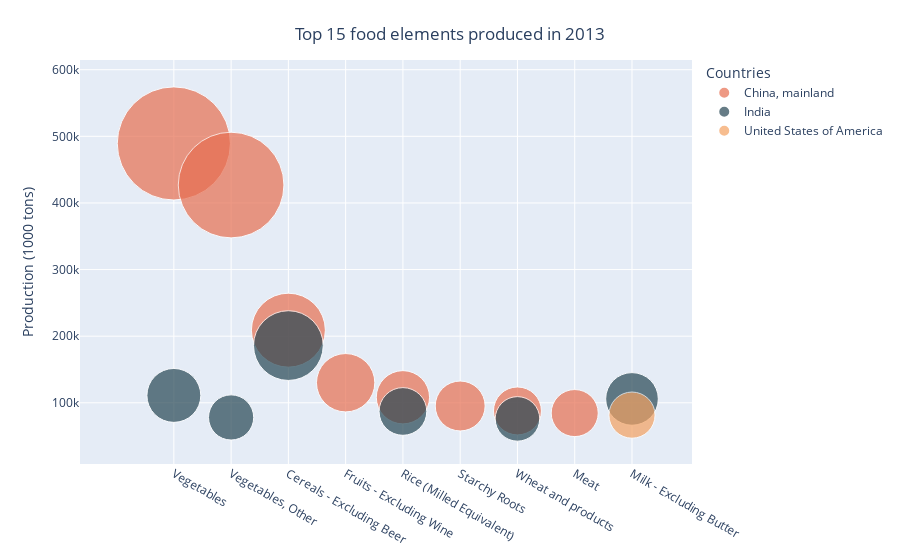

The code cell stored with this chart in its notebook:
### Markdown cell above
It is evident that over time, food production has not only been greater than feed production, but its growth rate has also been much higher. In just over 50 years, feed production has roughly doubled, whereas food production has more than tripled.

For the next analysis, I will focus on 2013, the last year in the dataset. I plan to create two separate graphs—one for food and one for feed—to highlight the 15 elements with the highest production and the countries that produced them.

### Code cell
# Create a filter for 'Food' related elements
filter_item = df_prod.element == 'Food'

# Create a filter for '2013' production year
filter_year = df_prod.years == '2013'

# Create a dataframe subset with conditions imposed by filters and with columns concerning food, countries and production values
food_2013 = df_prod.loc[(filter_item) & (filter_year), ['item', 'country_name', 'production']]

# Sort values in decreasing order and select the first 15 elements
food_2013 = food_2013.sort_values(by='production', ascending=False).reset_index(drop=True).head(15)

fig = px.scatter(
    food_2013, 
    x='item',
    y='production',

    size='production',
    size_max=80,
    
    color='country_name',
    color_discrete_map={
        'China, mainland': '#e76f51',
        'United States of America': '#f4a261',
        'India': '#264653'},

    hover_name='country_name',
    hover_data=dict(country_name = False),

    labels=dict(
        item='Item',
        production='Production'))

fig.update_layout(
    title = 'Top 15 food elements produced in 2013',
    title_x = 0.5,
    title_y = 0.95,
    title_xanchor='center',
    title_yanchor='top',

    legend_title_text='Countries',
    legend_title_side = 'top',
    showlegend= True,
    legend_itemclick='toggle',

    yaxis = dict(title='Production (1000 tons)'),
    xaxis = dict(title=None))

fig.show()

### Figure 1 — Plotly figure (JSON) as saved in the notebook; plotly's stock layout.template omitted (floating-point values rounded to 4 significant figures)
{"data": [{"customdata": [["China, mainland"], ["China, mainland"], ["China, mainland"], ["China, mainland"], ["China, mainland"], ["China, mainland"], ["China, mainland"], ["China, mainland"]], "hovertemplate": "<b>%{hovertext}</b><br><br>Item=%{x}<br>Production=%{marker.size}<extra></extra>", "hovertext": ["China, mainland", "China, mainland", "China, mainland", "China, mainland", "China, mainland", "China, mainland", "China, mainland", "China, mainland"], "legendgroup": "China, mainland", "marker": {"color": "#e76f51", "size": [489300.0, 426800.0, 209000.0, 130100.0, 108300.0, 95210.0, 87780.0, 84590.0], "sizemode": "area", "sizeref": 76.45, "symbol": "circle"}, "mode": "markers", "name": "China, mainland", "orientation": "v", "showlegend": true, "type": "scatter", "x": ["Vegetables", "Vegetables, Other", "Cereals - Excluding Beer", "Fruits - Excluding Wine", "Rice (Milled Equivalent)", "Starchy Roots", "Wheat and products", "Meat"], "xaxis": "x", "y": [489300.0, 426800.0, 209000.0, 130100.0, 108300.0, 95210.0, 87780.0, 84590.0], "yaxis": "y"}, {"customdata": [["India"], ["India"], ["India"], ["India"], ["India"], ["India"]], "hovertemplate": "<b>%{hovertext}</b><br><br>Item=%{x}<br>Production=%{marker.size}<extra></extra>", "hovertext": ["India", "India", "India", "India", "India", "India"], "legendgroup": "India", "marker": {"color": "#264653", "size": [185900.0, 111100.0, 105800.0, 87010.0, 78010.0, 75830.0], "sizemode": "area", "sizeref": 76.45, "symbol": "circle"}, "mode": "markers", "name": "India", "orientation": "v", "showlegend": true, "type": "scatter", "x": ["Cereals - Excluding Beer", "Vegetables", "Milk - Excluding Butter", "Rice (Milled Equivalent)", "Vegetables, Other", "Wheat and products"], "xaxis": "x", "y": [185900.0, 111100.0, 105800.0, 87010.0, 78010.0, 75830.0], "yaxis": "y"}, {"customdata": [["United States of America"]], "hovertemplate": "<b>%{hovertext}</b><br><br>Item=%{x}<br>Production=%{marker.size}<extra></extra>", "hovertext": ["United States of America"], "legendgroup": "United States of America", "marker": {"color": "#f4a261", "size": [81510.0], "sizemode": "area", "sizeref": 76.45, "symbol": "circle"}, "mode": "markers", "name": "United States of America", "orientation": "v", "showlegend": true, "type": "scatter", "x": ["Milk - Excluding Butter"], "xaxis": "x", "y": [81510.0], "yaxis": "y"}], "layout": {"legend": {"itemclick": "toggle", "itemsizing": "constant", "title": {"side": "top", "text": "Countries"}, "tracegroupgap": 0}, "margin": {"t": 60}, "showlegend": true, "title": {"text": "Top 15 food elements produced in 2013", "x": 0.5, "xanchor": "center", "y": 0.95, "yanchor": "top"}, "xaxis": {"anchor": "y", "domain": [0, 1], "title": {}}, "yaxis": {"anchor": "x", "domain": [0, 1], "title": {"text": "Production (1000 tons)"}}}}
